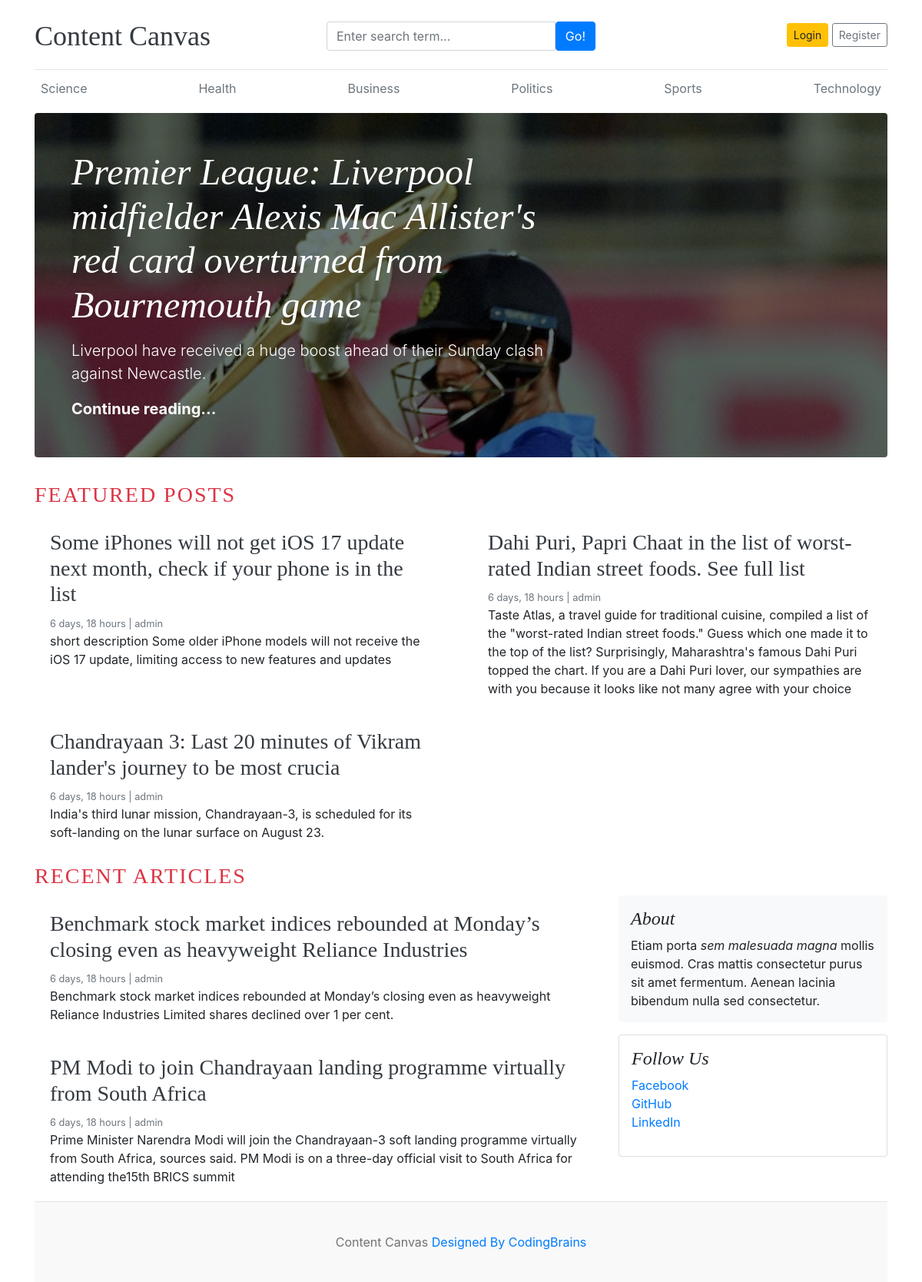
The page / on the database its author committed.
### app/models.py (models this page shows, shortened)
class Category(models.Model):
    category=models.CharField(max_length=100)
    created_at=models.DateTimeField(auto_now_add=True)
    updated_at=models.DateTimeField(auto_now=True)
    class Meta:
        verbose_name_plural='categories'

class Blog(models.Model):
    title=models.CharField( max_length=100)
    slug=models.CharField( max_length=100)
    category=models.ForeignKey(Category, on_delete=models.CASCADE)
    author=models.ForeignKey(User,on_delete=models.CASCADE)
    image=models.ImageField(upload_to='images/%y/%m/%d')
    short_description=models.TextField(max_length=1000)
    blog=models.TextField(max_length=10000)
    status=models.CharField(max_length=100,choices=choices,default='draft')
    is_featured=models.BooleanField(default=False)
    created_at=models.DateTimeField(auto_now_add=True)
    updated_at=models.DateTimeField(auto_now=True)

### social/models.py (models this page shows, shortened)
class socialLinks(models.Model):
    flatform=models.CharField(max_length=100)
    link=models.URLField(max_length=1000)
    created_at=models.DateTimeField(auto_now_add=True)
    updated_at=models.DateTimeField(auto_now=True)

### contentcanvas/views.py (the view)
# urls.py: 2. Add a URL to urlpatterns:  path('', views.home, name='home')
def home(request):
    is_featured=Blog.objects.filter(status='published',is_featured=True).order_by('updated_at')
    un_featured=Blog.objects.filter(status='published',is_featured=False)
    context={
        'is_featured':is_featured,
        'un_featured':un_featured,
    }
    return render(request,'home.html',context)

### app/context_processors.py (called while the page is built)
def get_categories(request):
    categories=Category.objects.all()
    return dict(categories=categories)

def get_sociallinks(request):
    sociallinks=socialLinks.objects.all()
    return dict(sociallinks=sociallinks)

### templates/home.html
{% extends "base.html" %}
{% block content %}
        {% for fp in is_featured %}
        {% if forloop.first %}
        <div class="jumbotron p-3 p-md-5 text-white rounded bg-dark"
            style="background-image: url({{fp.image.url}});background-blend-mode: overlay;background-size:cover;">
            <div class="col-md-8 px-0">
                <h1 class="display-4 font-italic">{{fp.title}}</h1>
                <p class="lead my-3">{{fp.short_description}}</p>
                <p class="lead mb-0"><a href="{% url "blogs" fp.slug %}" class="text-white font-weight-bold">Continue reading...</a></p>
            </div>
        </div>
        {% endif %}
        {% endfor %}
        <h3 class='text-uppercase text-danger' style='letter-spacing:2px;'>featured posts</h3>
        <div class="row mb-2">
            {% for fp in is_featured %}
            {% if not forloop.first %}
            <div class="col-md-6">
                <div class="card border-0">
                    <div class="card-body">
                        <h3><a href="{% url "blogs" fp.slug %}" class="text-dark">{{fp.title}}</a></h3>
                        <small class="mb-1 text-muted">{{fp.created_at | timesince}} | {{fp.author}}</small>
                        <p class="card-text">{{fp.short_description}}</p>
                    </div>
                </div>
            </div>
            {% endif %}
            {% endfor %}
        </div>
        <h3 class="text-uppercase text-danger" style='letter-spacing:2px;'>recent articles</h3>
        <main role="main" class="container p-0">
            <div class="row">
                <div class="col-md-8 blog-main">
                    {% for ufp in un_featured %}
                    <div class="card border-0">
                        <div class="card-body">
                            <h3><a href="{% url "blogs" ufp.slug %}" class="text-dark">{{ufp.title}}</a></h3>
                            <small class="mb-1 text-muted">{{ufp.created_at | timesince}} | {{ufp.author}}</small>
                            <p class="card-text">{{ufp.short_description}}</p>
                        </div>
                    </div>
                    {% endfor %}
                </div>
                <aside class="col-md-4 blog-sidebar">
                    <div class="p-3 mb-3 bg-light rounded">
                        <h4 class="font-italic">About</h4>
                        <p class="mb-0">Etiam porta <em>sem malesuada magna</em> mollis euismod. Cras mattis consectetur purus sit amet fermentum. Aenean lacinia bibendum nulla sed consectetur.</p>
                    </div>
                    {% if sociallinks %}
                    <div class="card mb-4 p-3">
                        <h4 class="font-italic">Follow Us</h4>
                        <ol class="list-unstyled">
                            {% for i in sociallinks %}
                            <li><a href="{{i.link}}">{{i.flatform}}</a></li>
                            {% endfor %}
                        </ol>
                    </div>
                    {% endif %}
                </aside>
            </div>
        </main>
{% endblock  %}

### templates/base.html (shortened to what this page needs)
{% load static %}
<!DOCTYPE html>
<html lang="en">
<head>
    <link rel="stylesheet" href="{% static "css/bootstrap.css" %}">
    <link href="https://getbootstrap.com/docs/4.0/dist/css/bootstrap.min.css" rel="stylesheet">
    <link href="{% static "css/cc.css" %}" rel="stylesheet">
    <link rel="stylesheet" href="https://cdnjs.cloudflare.com/ajax/libs/font-awesome/4.7.0/css/font-awesome.min.css">
</head>
<body>
    <div class="container">
        <header class="blog-header py-3">
            <div class="row flex-nowrap justify-content-between align-items-center">
                <div class="col-4 pt-1">
                    <a class="blog-header-logo text-dark" href="/">Content Canvas</a>
                </div>
                <div class="col-4 pt-1">
                    <form action="{% url "search" %}" method="GET">
                        <div class="input-group">
                            <input class="form-control" type="text" name="keyword" value="{{keyword}}" placeholder="Enter search term..." aria-label="Enter search term..." aria-describedby="button-search" />
                            <button class="btn btn-primary" id="button-search" type="submit">Go!</button>
                        </div>
                    </form>
                </div>
                <div class="col-4 d-flex justify-content-end align-items-center">
                    {% if not user.is_authenticated %}
                    <a class="btn btn-sm btn-warning" href="{% url "login" %}">Login</a> &nbsp;
                    <a class="btn btn-sm btn-outline-secondary" href="{% url "register" %}">Register</a>
                    {% else %}
                    <span><a href="{% url "dashboard" %}">Dashboard</a></span>
                    &emsp;
                    <span><a href="{% url "logout" %}">Logout</a></span>
                    {% endif %}
                </div>
            </div>
        </header>
        <div class="nav-scroller py-1 mb-2">
            <nav class="nav d-flex justify-content-between">
                {% for cat in categories %}
                <a class="p-2 text-muted" href="{% url "post_by_category" cat.id %}">{{cat.category}}</a>
                {% endfor %}
            </nav>
        </div>
        {% block content %}
        {% endblock  %}
    <footer class="blog-footer">
        <p>Content Canvas <a href="#">Designed By CodingBrains</a></p>
    </footer>
</body>
</html>

### contentcanvas/static/css/cc.css (style rules this page uses)
.blog-header { border-bottom: 1px solid #e5e5e5; }
.blog-header-logo { font-family: "Playfair Display", Georgia, "Times New Roman", serif; font-size: 2.25rem; }
h1, h2, h3, h4, h5, h6 { font-family: "Playfair Display", Georgia, "Times New Roman", serif; }
.display-4 { font-size: 2.5rem; }
@media (min-width: 768px) { .display-4 { font-size: 3rem; } }
.blog-footer { padding: 2.5rem 0; color: #727272; text-align: center; background-color: #f9f9f9; border-top: .05rem solid #e5e5e5; }
.blog-footer p:last-child { margin-bottom: 0; }

### rows shown on the page
Category: category "Science"
Category: category "Health"
Category: category "Business"
Category: category "Politics"
Category: category "Sports"
Category: category "Technology"
Blog: image (picture), title "Premier League: Liverpool midfielder Alexis Mac Allister's red card overturned from Bournemouth game", short_description "Liverpool have received a huge boost ahead of their Sunday clash against Newcastle."
Blog: title "Some iPhones will not get iOS 17 update next month, check if your phone is in the list", created_at "6 days, 18 hours", author "admin", short_description "short description Some older iPhone models will not receive the iOS 17 update, limiting access to new features and updates"
Blog: title "Dahi Puri, Papri Chaat in the list of worst-rated Indian street foods. See full list", created_at "6 days, 18 hours", author "admin", short_description "Taste Atlas, a travel guide for traditional cuisine, compiled a list of the \"worst-rated Indian street foods.\" Guess which one made it to the top of the list? Surprisingly, Maharashtra's famous Dahi Puri topped the chart. If you are a Dahi Puri lover, our sympathies are with you because it looks like not many agree with your choice"
Blog: title "Chandrayaan 3: Last 20 minutes of Vikram lander's journey to be most crucia", created_at "6 days, 18 hours", author "admin", short_description "India's third lunar mission, Chandrayaan-3, is scheduled for its soft-landing on the lunar surface on August 23."
Blog: title "Benchmark stock market indices rebounded at Monday’s closing even as heavyweight Reliance Industries", created_at "6 days, 18 hours", author "admin", short_description "Benchmark stock market indices rebounded at Monday’s closing even as heavyweight Reliance Industries Limited shares declined over 1 per cent."
Blog: title "PM Modi to join Chandrayaan landing programme virtually from South Africa", created_at "6 days, 18 hours", author "admin", short_description "Prime Minister Narendra Modi will join the Chandrayaan-3 soft landing programme virtually from South Africa, sources said. PM Modi is on a three-day official visit to South Africa for attending the15th BRICS summit"
socialLinks: flatform "Facebook"
socialLinks: flatform "GitHub"
socialLinks: flatform "LinkedIn"
